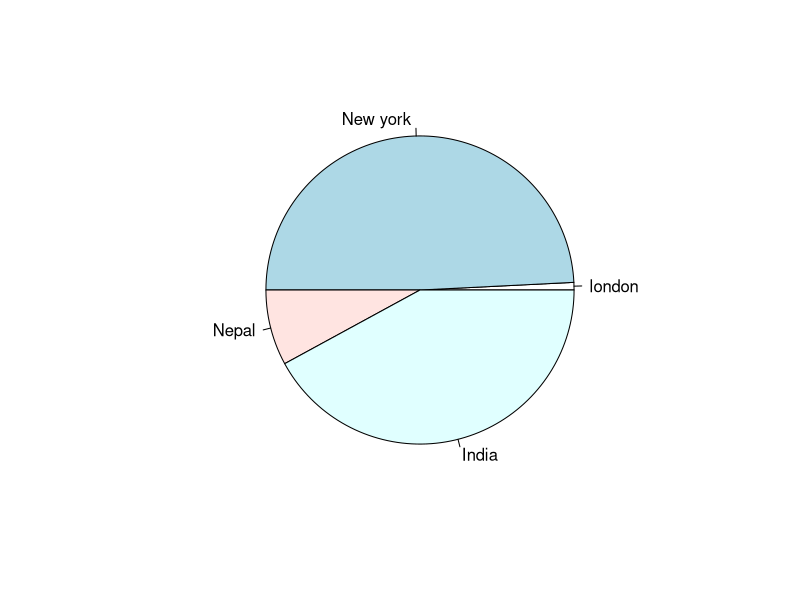

The R source for this figure:
#create data for the graph 

x <-c(1,62,10,53)
labels<-c("london","New york ","Nepal","India")

#Give the chart file name 

png(file ="city.jpg")

#plot the chart

pie(x,labels)

#dev.off()#to close the file that we created.

